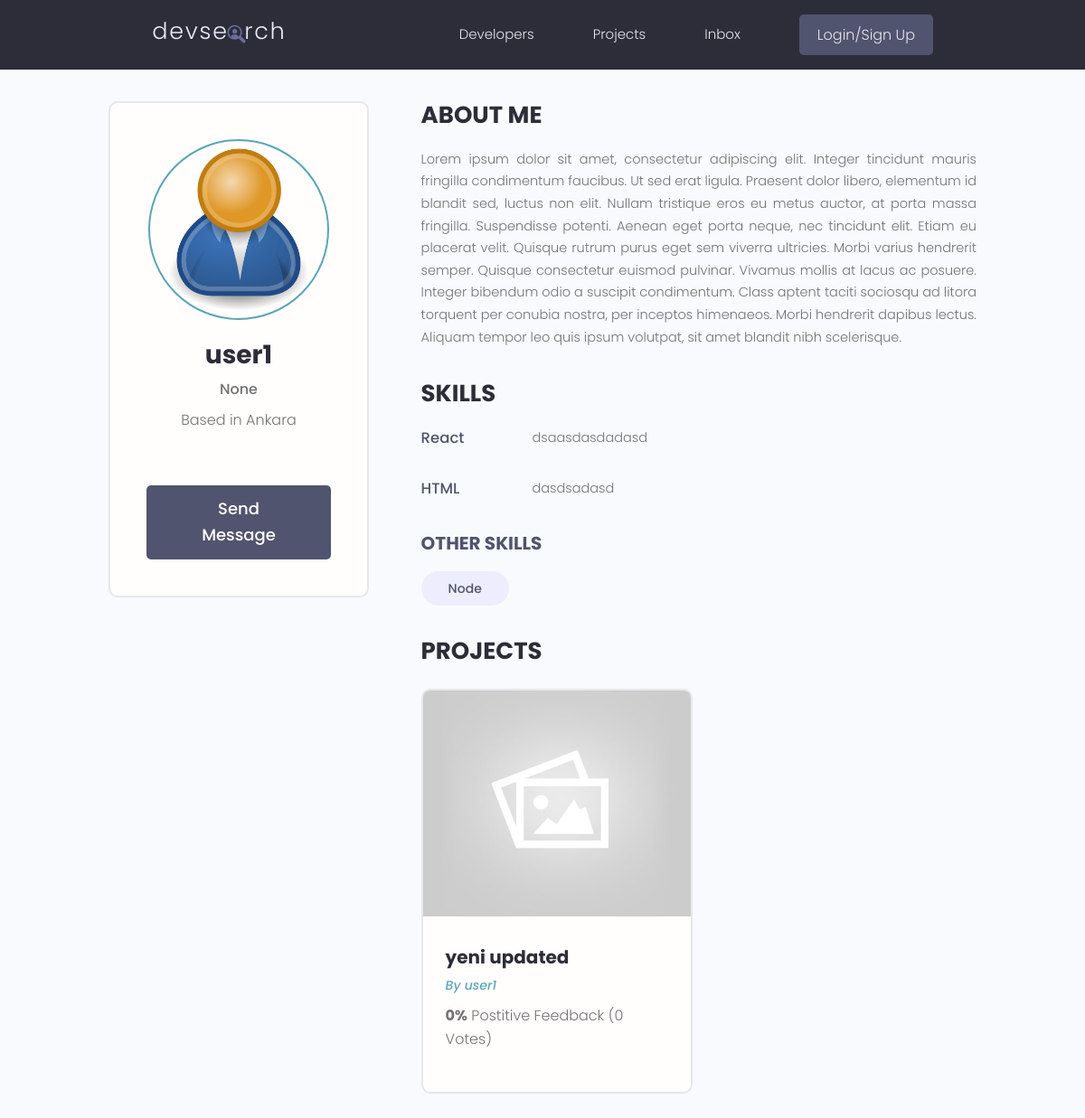
The page /profile/f1d6e5e4-e4db-4451-9204-7fead1e1216d/ on the database as committed earlier.
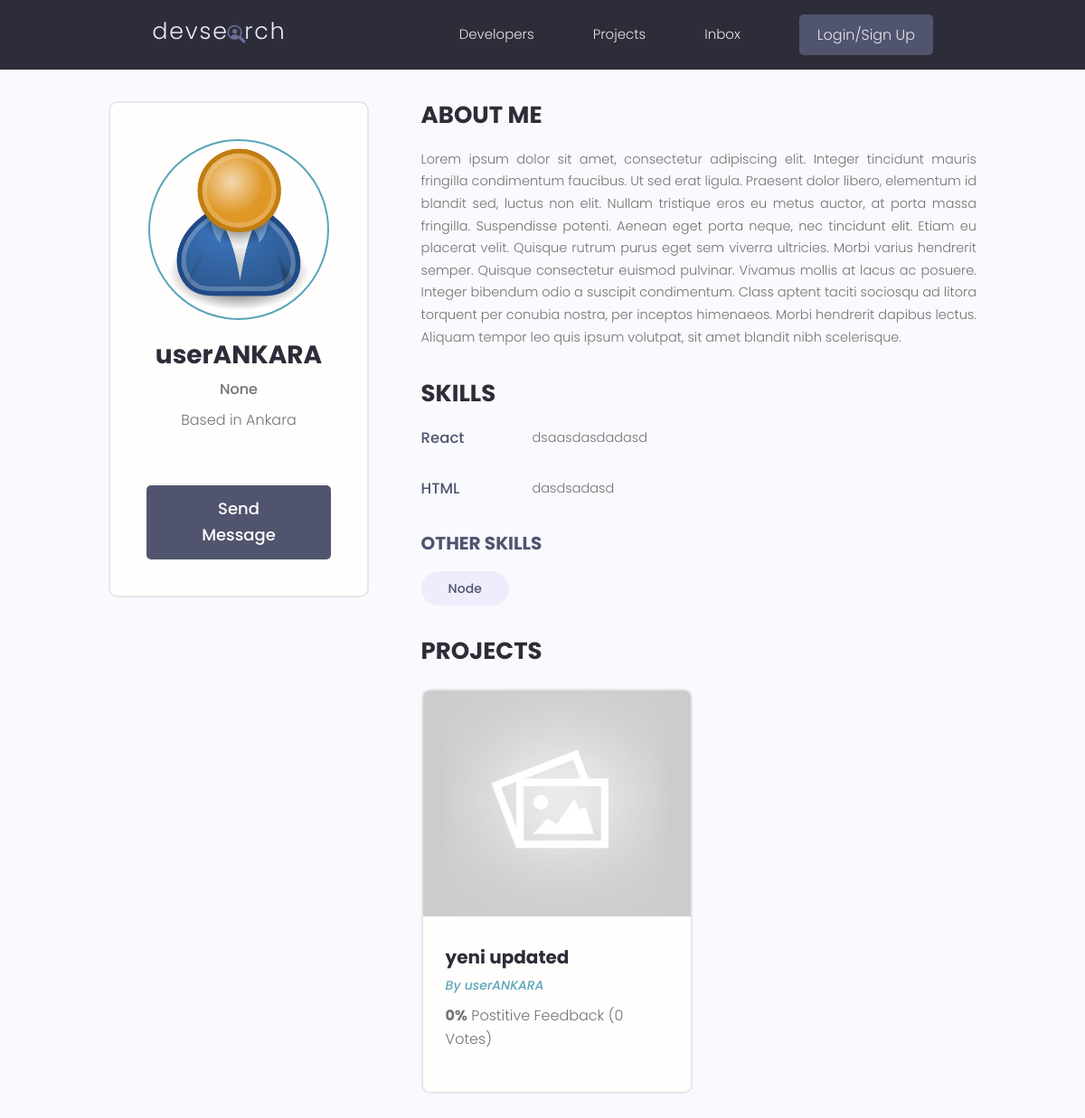
The same page on the database as committed later.
### users/models.py (models this page shows, shortened)
class Profile(models.Model):
    user = models.OneToOneField(User, on_delete=models.CASCADE, null=True, blank=True)
    name = models.CharField(max_length=200, null=True, blank=True)
    email = models.EmailField(max_length=500, null=True, blank=True)
    username = models.CharField(max_length=200, null=True, blank=True)
    location = models.CharField(max_length=200, null=True, blank=True)
    short_intro = models.CharField(max_length=200, null=True, blank=True)
    bio = models.TextField(null=True, blank=True)
    profile_image = models.ImageField(null=True, blank=True, upload_to="profiles/", default="profiles/user-default.png")
    social_github = models.CharField(max_length=200, null=True, blank=True)
    social_twitter = models.CharField(max_length=200, null=True, blank=True)
    social_linkedin = models.CharField(max_length=200, null=True, blank=True)
    social_youtube= models.CharField(max_length=200, null=True, blank=True)
    social_website = models.CharField(max_length=200, null=True, blank=True)
    created = models.DateTimeField(auto_now_add=True)
    id = models.UUIDField(default=uuid.uuid4, unique=True, primary_key=True, editable=False)

### projects/models.py (models this page shows, shortened)
class Project(models.Model):
    owner = models.ForeignKey(Profile, null=True, blank=True, on_delete=models.SET_NULL)
    title = models.CharField(max_length=200)
    description = models.TextField(null=True, blank=True)
    featured_image = models.ImageField(null=True, blank=True, default="default.jpg")
    demo_link = models.CharField(max_length=2000, null=True, blank=True)
    source_link = models.CharField(max_length=2000, null=True, blank=True)
    tags = models.ManyToManyField('Tag', blank=True)
    vote_total = models.IntegerField(default=0, null=True, blank=True)
    vote_ratio = models.IntegerField(default=0, null=True, blank=True)
    created = models.DateTimeField(auto_now_add=True)
    id = models.UUIDField(default=uuid.uuid4, unique=True, primary_key=True, editable=False)

### users/views.py (the view)
# urls.py: path('profile/<str:pk>/', views.userProfile, name="user-profile"),
def userProfile(request, pk):
    profile = Profile.objects.get(id = pk)
    topSkills = profile.skill_set.exclude(description__exact="")
    otherSkills = profile.skill_set.filter(description="")
    context = {'profile': profile, 'topSkills': topSkills, 'otherSkills': otherSkills}
    return render(request, 'users/user-profile.html', context)

### users/templates/users/user-profile.html (shortened to what this page needs)
{% extends 'main.html' %}
{% block content %}
  <main class="profile my-md">
    <div class="container">
      <div class="layout">
        <div class="column column--1of3">
          <div class="card text-center">
            <div class="card__body dev">
              <img class="avatar avatar--xl" src="{{ profile.profile_image.url }}" />
              <h2 class="dev__name">{{ profile.name}}</h2>
              <p class="dev__title">{{ profile.short_intro}}</p>
              <p class="dev__location">Based in {{ profile.location}}</p>
              <a href="#" class="btn btn--sub btn--lg">Send Message </a>
            </div>
          </div>
        </div>
        <div class="column column--2of3">
          <div class="devInfo">
            <h3 class="devInfo__title">About Me</h3>
            <p class="devInfo__about">
                {{ profile.bio}}
            </p>
          </div>
          <div class="devInfo">
            <h3 class="devInfo__title">Skills</h3>
            <div class="devInfo__skills">
            {% for skill in topSkills  %}
            <div class="devSkill">
                <h4 class="devSkill__title">{{skill.name}}</h4>
                <p class="devSkill__info">
                {{skill.description}}
                </p>
              </div>
            {% endfor %}
              <h3 class="devInfo__subtitle">Other Skills</h3>
              <div class="devInfo__otherSkills">
                {% for skill in otherSkills  %}
                <span class="tag tag--pill tag--sub tag--lg">
                    <small>{{skill.name}}</small>
                  </span>
                {% endfor %}
              </div>
            </div>
          </div>
          <div class="devInfo">
            <h3 class="devInfo__title">Projects</h3>
            <div class="grid grid--two">
            {% for project in profile.project_set.all %}
            <div class="column">
                <div class="card project">
                  <a href="{% url 'project' project.id %}" class="project">
                    <img class="project__thumbnail" src="{{ project.featured_image.url }}" alt="project thumbnail" />
                    <div class="card__body">
                      <h3 class="project__title">{{ project.title }}</h3>
                      <p><a class="project__author" href="{% url 'user-profile' project.owner.id %}">By {{ project.owner.name }}</a></p>
                      <p class="project--rating">
                        <span style="font-weight: bold;">{{ project.vote_ratio }}%</span> Postitive
                        Feedback ({{project.vote_total}} Vote{{project.vote_total|pluralize:"s"}})
                      </p>
                    </div>
                  </a>
                </div>
              </div>
            {% endfor %}
            </div>
          </div>
        </div>
      </div>
    </div>
  </main>
{% endblock %}

Rows that differ between the two databases and show on the page:
changed Profile "None": name "user1" → "userANKARA"
changed through a linked row, Project "yeni updated": owner.name "user1" → "userANKARA"
